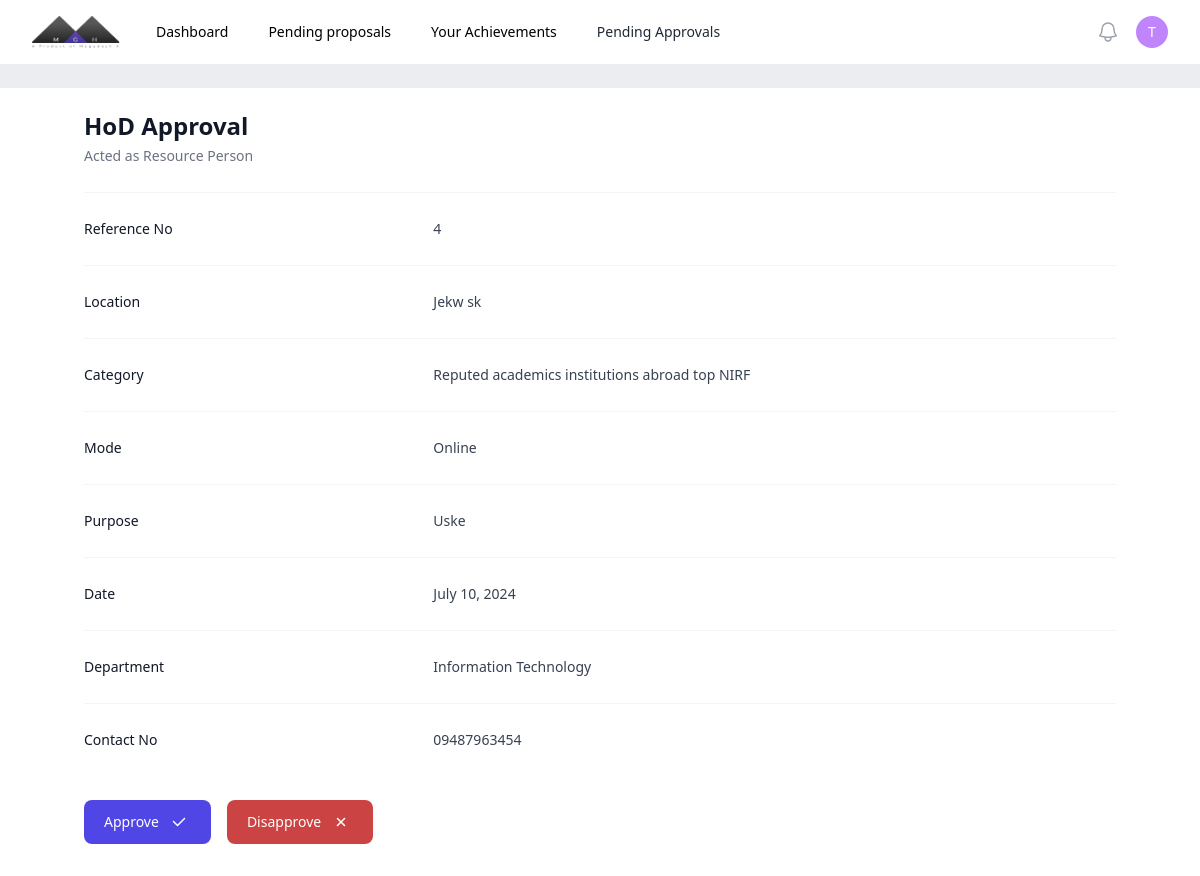
Page /approvalapplication/r3/4/ (signed in) on the committed database.
### authentication/models.py (models this page shows, shortened)
class staff(AbstractUser):
    dept = models.ForeignKey(department, on_delete=models.CASCADE, null=True, blank=True)
    designation = models.CharField(max_length=20)
    phone = models.CharField(max_length=20)

class department(models.Model):
    name = models.CharField(max_length=50)
    hod = models.OneToOneField('staff', on_delete=models.SET_NULL, null=True, blank=True, related_name='hod')
    def __str__(self):
        return self.name

### central/models.py (models this page shows, shortened)
class r3(models.Model):
    modes = [
        ("Online", "Online"),
        ("Offline", "Offline"),
    ]
    categories = [
        ("Reputed academics institutions abroad top NIRF", "Reputed academics institutions abroad top NIRF etc"),
        ("Industries", "Industries"),
        ("Developed Course modules on Swayam-NPTEL or Coursera (minimum: 1hr)","Developed Course modules Swayam-NPTEL or Coursera (minimum: 1hr)")
    ]
    mode = models.CharField(max_length=50, choices=modes)
    category = models.CharField(max_length=100, choices=categories)
    location = models.CharField(max_length=75)
    purpose = models.TextField()
    staffs = models.ForeignKey(staff, on_delete=models.CASCADE, null=True)
    department = models.ForeignKey(department, on_delete=models.SET_NULL, null=True)
    date = models.DateField()
    hodapproval = models.BooleanField(verbose_name="HoD Approval Status", default=False, null=True)
    controller = models.BooleanField(verbose_name="Controller Approval Status", default=False, null=True)
    class Meta:
        verbose_name = 'Acted as a Resource person'
        verbose_name_plural = 'Acted as a Resource person'

### controller/decorator.py (the view)
    def wrapper(request, *args, **kwargs):
        if request.user.groups.filter(Q(name='HoD') | Q(name='Controller')).exists():
            return view(request, *args, **kwargs)
        else:
            return HttpResponse("Your are restricted from viewing this page")

### controller/decorator.py (called while the page is built)
def is_moderator(view):
    def wrapper(request, *args, **kwargs):
        if request.user.groups.filter(Q(name='HoD') | Q(name='Controller')).exists():
            return view(request, *args, **kwargs)
        else:
            return HttpResponse("Your are restricted from viewing this page")
    return wrapper

### controller/views.py (called while the page is built)
@is_moderator
def approvalapplication(request, category,id):
    obj = centralmodels[category].objects.get(id=id)
    return render(request, f'controller/applications/{category}_application.html', {'object': obj})

### controller/templates/controller/applications/r3_application.html (shortened to what this page needs)
{% load static tailwind_tags %}
<!DOCTYPE html>
<html lang="en">
<head>
    {% tailwind_css %}
</head>
<body class="bg-[#ebedf0]">
  {% include 'central/nav.html' %}
  <div class="bg-white min-w-full mt-6 ">
    <div class="bg-white max-w-[90%] rounded-md p-6 mx-auto">
        <div class="px-4 sm:px-0">
          <h3 class="text-2xl font-semibold leading-7 text-gray-900">{{request.user.groups.first}} Approval</h3>
          <p class="mt-1 max-w-2xl text-sm leading-6 text-gray-500">Acted as Resource Person</p>
        </div>
        <div class="mt-6 border-t border-gray-100">
          <dl class="divide-y divide-gray-100">
            <div class="px-4 py-6 sm:grid sm:grid-cols-3 sm:gap-4 sm:px-0">
              <dt class="text-sm font-medium leading-6 text-gray-900">Reference No</dt>
              <dd class="mt-1 text-sm leading-6 text-gray-700 sm:col-span-2 sm:mt-0">{{object.id}}</dd>
            </div>
            <div class="px-4 py-6 sm:grid sm:grid-cols-3 sm:gap-4 sm:px-0">
              <dt class="text-sm font-medium leading-6 text-gray-900">Location</dt>
              <dd class="mt-1 text-sm leading-6 text-gray-700 sm:col-span-2 sm:mt-0">{{object.location}}</dd>
            </div>
            <div class="px-4 py-6 sm:grid sm:grid-cols-3 sm:gap-4 sm:px-0">
              <dt class="text-sm font-medium leading-6 text-gray-900">Category</dt>
              <dd class="mt-1 text-sm leading-6 text-gray-700 sm:col-span-2 sm:mt-0">{{object.category}}</dd>
            </div>
            <div class="px-4 py-6 sm:grid sm:grid-cols-3 sm:gap-4 sm:px-0">
              <dt class="text-sm font-medium leading-6 text-gray-900">Mode</dt>
              <dd class="mt-1 text-sm leading-6 text-gray-700 sm:col-span-2 sm:mt-0">{{object.mode}}</dd>
            </div>
            <div class="px-4 py-6 sm:grid sm:grid-cols-3 sm:gap-4 sm:px-0">
              <dt class="text-sm font-medium leading-6 text-gray-900">Purpose</dt>
              <dd class="mt-1 text-sm leading-6 text-gray-700 sm:col-span-2 sm:mt-0">{{object.purpose}}</dd>
            </div>
            <div class="px-4 py-6 sm:grid sm:grid-cols-3 sm:gap-4 sm:px-0">
              <dt class="text-sm font-medium leading-6 text-gray-900">Date</dt>
              <dd class="mt-1 text-sm leading-6 text-gray-700 sm:col-span-2 sm:mt-0">{{object.date}}</dd>
            </div>
            <div class="px-4 py-6 sm:grid sm:grid-cols-3 sm:gap-4 sm:px-0">
              <dt class="text-sm font-medium leading-6 text-gray-900">Department</dt>
              <dd class="mt-1 text-sm leading-6 text-gray-700 sm:col-span-2 sm:mt-0">{{object.department}}</dd>
            </div>
            <div class="px-4 py-6 sm:grid sm:grid-cols-3 sm:gap-4 sm:px-0">
              <dt class="text-sm font-medium leading-6 text-gray-900">Contact No</dt>
              <dd class="mt-1 text-sm leading-6 text-gray-700 sm:col-span-2 sm:mt-0">{{object.staffs.phone}}</dd>
            </div>
          </dl>
        </div>
        <div class="mt-6 flex gap-2">
          <a href="{% url 'approve' category='r3' id=object.id %}">
            <button type="button" class=" flex gap-2 items-center justify-between text-white bg-[#4f46e5] hover:bg-[#645cff] focus:ring-4 focus:ring-blue-300 font-medium rounded-lg text-sm px-5 py-2.5 me-2 mb-2 dark:bg-blue-600 dark:hover:bg-blue-700 focus:outline-none dark:focus:ring-blue-800">
                Approve
                <img src="{% static 'images/Check.svg' %}" class="min-w-[20px] min-h-[20px]">
            </button>
          </a>
          <a href="/">
            <button type="button" class=" flex gap-2 items-center justify-between text-white bg-[#cb4343] hover:bg-[#e65151] focus:ring-4 focus:ring-blue-300 font-medium rounded-lg text-sm px-5 py-2.5 me-2 mb-2 dark:bg-blue-600 dark:hover:bg-blue-700 focus:outline-none dark:focus:ring-blue-800">
                Disapprove
                <img src="{% static 'images/Cross.svg' %}" class="min-w-[20px] min-h-[20px]">
            </button>
          </a>
        </div>
      </div>
  </div>
</body>
</html>

### central/templates/central/nav.html (shortened to what this page needs)
{% load static %}
<nav class="bg-white">
     <div class="mx-auto max-w-7xl px-2 sm:px-6 lg:px-8">
       <div class="relative flex h-16 items-center justify-between">
         <div class="flex flex-1 items-center justify-center sm:items-stretch sm:justify-start">
           <div class="flex flex-shrink-0 items-center">
             <img class="h-8 w-auto" src="{% static 'images/logo.png' %}" alt="Your Company">
           </div>
           <div class="hidden sm:ml-6 sm:block">
             <div class="flex space-x-4">
               <a href="/" class="rounded-md px-3 py-2 text-sm font-medium text-black hover:bg-gray-100" aria-current="page">Dashboard</a>
               <a href="/pendingproposals" class="rounded-md px-3 py-2 text-sm font-medium text-black hover:bg-gray-100 hover:text-black">Pending proposals</a>
               <a href="/achievements" class="rounded-md px-3 py-2 text-sm font-medium text-black hover:bg-gray-100 hover:text-black">Your Achievements</a>
               {% if request.user.groups.first.name == 'Controller' or request.user.groups.first.name == 'HoD'%}
               <a href="/pendingapprovals" class="block rounded-md px-3 py-2 text-sm font-medium text-gray-800 hover:bg-slate-100 hover:text-black">Pending Approvals</a>
               {% endif %}
             </div>
           </div>
         </div>
         <div class="absolute inset-y-0 right-0 flex items-center pr-2 sm:static sm:inset-auto sm:ml-6 sm:pr-0">
           <button type="button" class="relative rounded-full p-1 text-gray-400 hover:text-black focus:outline-none focus:ring-2 focus:ring-white focus:ring-offset-2 focus:ring-offset-gray-800">
             <span class="absolute -inset-1.5"></span>
           </button>
           <div class="relative ml-3">
             <div>
               <button type="button" class="min-w-8 min-h-8 flex items-center justify-center relative rounded-full text-sm border-none focus:outline-none" id="user-menu-button" aria-expanded="false" aria-haspopup="true">
                 <div class="">
                    <p class="text-white font-medium">{{request.user.username|make_list|first}}</p>
                 </div>
               </button>
             </div>
           </div>
         </div>
       </div>
     </div>
   </nav>

### rows in the picture
staff: user.username|make_list "T", user.groups.first "HoD"
r3: id "4", location "Jekw sk", category "Reputed academics institutions abroad top NIRF", mode "Online", purpose "Uske", date "July 10, 2024", department "Information Technology", staffs.phone "09487963454"
